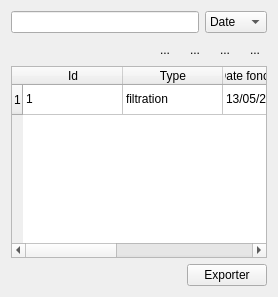
          <widget class="QWidget" name="consulterpersonnel_3">
           <layout class="QVBoxLayout" name="consulterLayout_5">
            <item>
             <layout class="QHBoxLayout" name="horizontalLayout_14">
              <item>
               <widget class="QLineEdit" name="recherchemachine" />
              </item>
              <item>
               <widget class="QComboBox" name="datmachinne">
                <item>
                 <property name="text">
                  <string>Date</string>
                 </property>
                </item>
                <item>
                 <property name="text">
                  <string>Nom</string>
                 </property>
                </item>
                <item>
                 <property name="text">
                  <string>Statut</string>
                 </property>
                </item>
               </widget>
              </item>
             </layout>
            </item>
            <item>
             <layout class="QHBoxLayout" name="horizontalLayout_15">
              <item>
               <spacer name="horizontalSpacer_9">
                <property name="orientation">
                 <enum>Qt::Orientation::Horizontal</enum>
                </property>
                <property name="sizeHint" stdset="0">
                 <size>
                  <width>40</width>
                  <height>20</height>
                 </size>
                </property>
               </spacer>
              </item>
              <item>
               <widget class="QToolButton" name="filtrer">
                <property name="text">
                 <string>...</string>
                </property>
                <property name="icon">
                 <iconset resource="img.qrc">
                  <normaloff>:/img/refresh.svg</normaloff>:/img/refresh.svg</iconset>
                </property>
                <property name="autoRaise">
                 <bool>true</bool>
                </property>
               </widget>
              </item>
              <item>
               <widget class="QToolButton" name="modifiermachine">
                <property name="text">
                 <string>...</string>
                </property>
                <property name="icon">
                 <iconset resource="img.qrc">
                  <normaloff>:/img/filter.svg</normaloff>:/img/filter.svg</iconset>
                </property>
                <property name="autoRaise">
                 <bool>true</bool>
                </property>
               </widget>
              </item>
              <item>
               <widget class="QToolButton" name="exportmachine">
                <property name="text">
                 <string>...</string>
                </property>
                <property name="icon">
                 <iconset resource="img.qrc">
                  <normaloff>:/img/export.svg</normaloff>:/img/export.svg</iconset>
                </property>
                <property name="autoRaise">
                 <bool>true</bool>
                </property>
               </widget>
              </item>
              <item>
               <widget class="QToolButton" name="rechrchemahine">
                <property name="text">
                 <string>...</string>
                </property>
                <property name="icon">
                 <iconset resource="img.qrc">
                  <normaloff>:/img/search.svg</normaloff>:/img/search.svg</iconset>
                </property>
                <property name="autoRaise">
                 <bool>true</bool>
                </property>
               </widget>
              </item>
             </layout>
            </item>
            <item>
             <widget class="QTableWidget" name="tablemachine">
              <row />
              <column>
               <property name="text">
                <string>Id</string>
               </property>
              </column>
              <column>
               <property name="text">
                <string>Type</string>
               </property>
              </column>
              <column>
               <property name="text">
                <string>Date fonctionnement</string>
               </property>
              </column>
              <column>
               <property name="text">
                <string>Nom</string>
               </property>
              </column>
              <column>
               <property name="text">
                <string>Statut</string>
               </property>
              </column>
              <item row="0" column="0">
               <property name="text">
                <string>1</string>
               </property>
              </item>
              <item row="0" column="1">
               <property name="text">
                <string>filtration</string>
               </property>
              </item>
              <item row="0" column="2">
               <property name="text">
                <string>13/05/2020</string>
               </property>
              </item>
              <item row="0" column="3">
               <property name="text">
                <string>machinefiltration</string>
               </property>
              </item>
              <item row="0" column="4">
               <property name="text">
                <string>Actvie</string>
               </property>
               <property name="icon">
                <iconset theme="QIcon::ThemeIcon::ContactNew" />
               </property>
              </item>
             </widget>
            </item>
            <item>
             <layout class="QHBoxLayout" name="exportRow_4">
              <item>
               <spacer name="horizontalSpacer_export_5">
                <property name="orientation">
                 <enum>Qt::Orientation::Horizontal</enum>
                </property>
                <property name="sizeHint" stdset="0">
                 <size>
                  <width>40</width>
                  <height>20</height>
                 </size>
                </property>
               </spacer>
              </item>
              <item>
               <widget class="QPushButton" name="exportermachinne">
                <property name="text">
                 <string>Exporter</string>
                </property>
                <property name="icon">
                 <iconset resource="img.qrc">
                  <normaloff>:/img/export.svg</normaloff>:/img/export.svg</iconset>
                </property>
                <property name="iconSize">
                 <size>
                  <width>18</width>
                  <height>18</height>
                 </size>
                </property>
               </widget>
              </item>
             </layout>
            </item>
           </layout>
          </widget>
